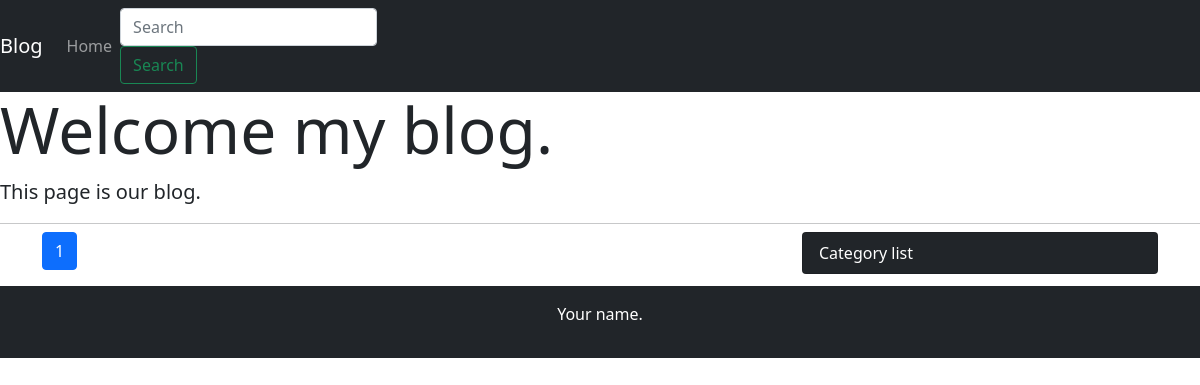
The app's page /, older data.
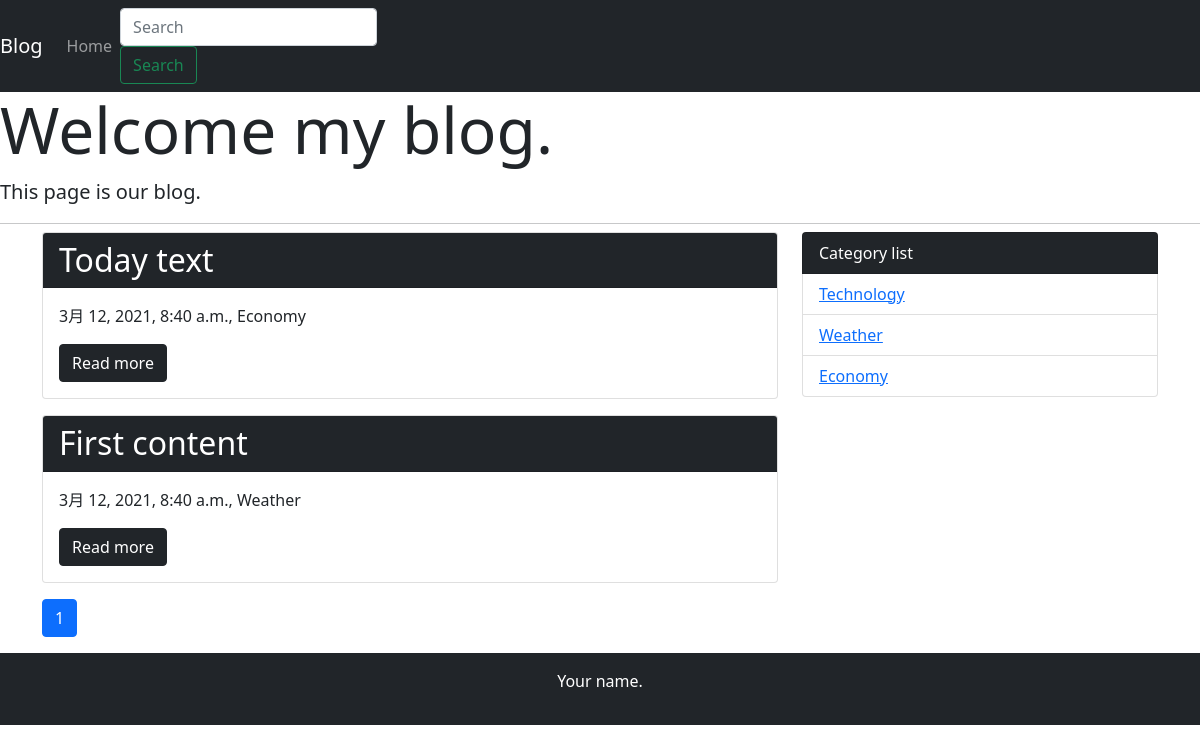
The same page, newer data.
### blog/models.py (models this page shows, shortened)
class Post(models.Model):
    title = models.CharField('title', max_length=255)
    text = models.TextField('content')
    created_at = models.DateTimeField('created_date', default=timezone.now)
    category = models.ForeignKey(Category, verbose_name='category', on_delete=models.PROTECT)

class Category(models.Model):
    name = models.CharField('category_name', max_length=255)
    created_at = models.DateTimeField('created_date', default=timezone.now)
    def __str__(self):
        return self.name

### blog/views.py (the view)
# urls.py: path('', views.IndexView.as_view(), name='index'),
class IndexView(generic.ListView):
    model = Post
    paginate_by = 2
    def get_queryset(self):
        queryset = Post.objects.order_by('-created_at')
        keyword = self.request.GET.get('search-key')
        if keyword:
            queryset = queryset.filter(
                Q(title__icontains=keyword) | Q(text__icontains=keyword)
            )
        return queryset

### blog/context_process.py (called while the page is built)
def common(request):
    context = {
        'category_list': Category.objects.all(),
    }
    return context

### blog/templatetags/mytag.py (called while the page is built)
@register.simple_tag
def url_replace(request, field, value):
    url_dict = request.GET.copy()
    url_dict[field] = value
    return url_dict.urlencode()

### blog/templates/blog/post_list.html
{% extends 'blog/base.html' %}
{% block content %}
{% for post in post_list %}
    <div class="card mb-3">
        <h2 class="card-header bg-dark text-white">{{ post.title }}</h2>
        <div class="card-body">
            <p>{{ post.created_at }}, {{ post.category }}</p>
        <a href="#!" class="btn btn-dark">Read more</a>
        </div>
    </div>
{% endfor %}
{% include 'blog/page.html' %}
{% endblock content %}

### blog/templates/blog/base.html (shortened to what this page needs)
<!doctype html>
<html lang="ja">
  <head>
    <link href="https://cdn.jsdelivr.net/npm/bootstrap@5.0.0-beta2/dist/css/bootstrap.min.css" rel="stylesheet">
  </head>
  <body>
    <nav class="navbar navbar-expand-lg navbar-dark bg-dark">
      <a class="navbar-brand" href="#">Blog</a>
      <div class="collapse navbar-collapse" id="navbarSupportedContent">
        <ul class="navbar-nav mr-auto">
          <li class="nav-item active">
            <a class="nav-link" href="{% url 'blog:index' %}">Home</a>
          </li>
        </ul>
        <form class="form-inline my-2 my-lg-0" method="GET" action="{% url 'blog:index' %}">
          <input class="form-control mr-sm-2" type="text" placeholder="Search" aria-label="Search" name='search-key'>
          <button class="btn btn-outline-success .my-2 my-sm-0" type="submit">Search</button>
        </form>
      </div>
    </nav>
      <div class="jumbotron">
        <h1 class="display-3">Welcome my blog.</h1>
        <p class="lead">This page is our blog.</p>
        <hr class="my-2">
      </div>
      <div class="container">
        <div class="row">
          <div class="col-md-8">
            {% block content %}
            {% endblock content %}
          </div>
          <div class="col-md-4">
            <ul class="list-group">
              <li class="list-group-item bg-dark text-white">Category list</li>
              {% for category in category_list %}
                <li class="list-group-item"><a href="{% url 'blog:category' category.pk %}">{{ category }}</a></li>
              {% endfor %}
            </ul>
          </div>
        </div>
      </div>
      <footer class="bg-dark text-white text-center py-3">
        <p>Your name.</p>
      </footer>
  </body>
</html>

### blog/templates/blog/page.html (shortened to what this page needs)
{% load mytag %}
<nav aria-label="Page navigation">
  <ul class="pagination">
      {% for link_page in page_obj.paginator.page_range %}
        {% if link_page == page_obj.number %}
          <li class="page-item active">
            <a class="page-link" href="?{% url_replace request 'page' link_page %}">
              {{ link_page }}
            </a>
          </li>
        {% else %}
          <li class="page-item">
            <a class="page-link" href="?{% url_replace request 'page' link_page %}">
              {{ link_page }}
            </a>
          </li>
        {% endif %}
      {% endfor %}
  </ul>
</nav>

Row changes from the older to the newer data that the page shows:
added Post: title "Today text", created_at "3月 12, 2021, 8:40 a.m.", category "Economy"
added Post: title "First content", created_at "3月 12, 2021, 8:40 a.m.", category "Weather"
added Category: name "Technology"
added Category: name "Weather"
added Category: name "Economy"
